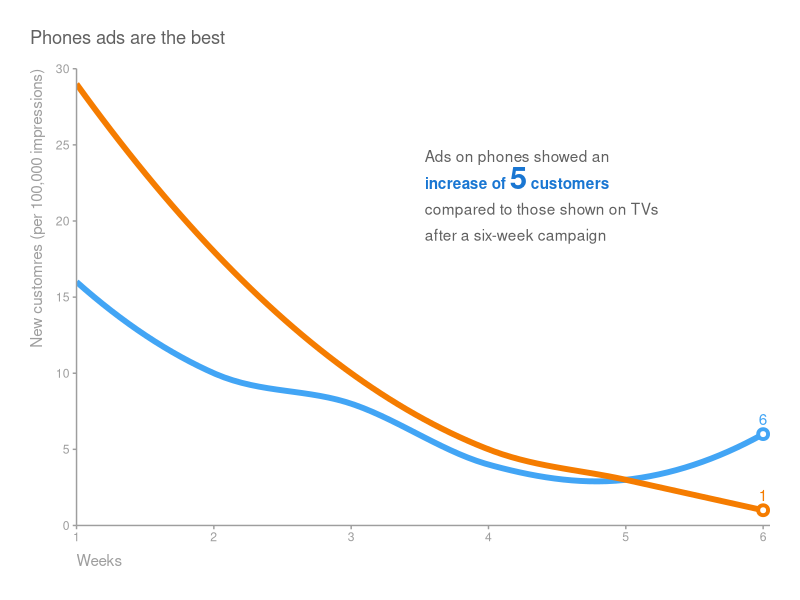
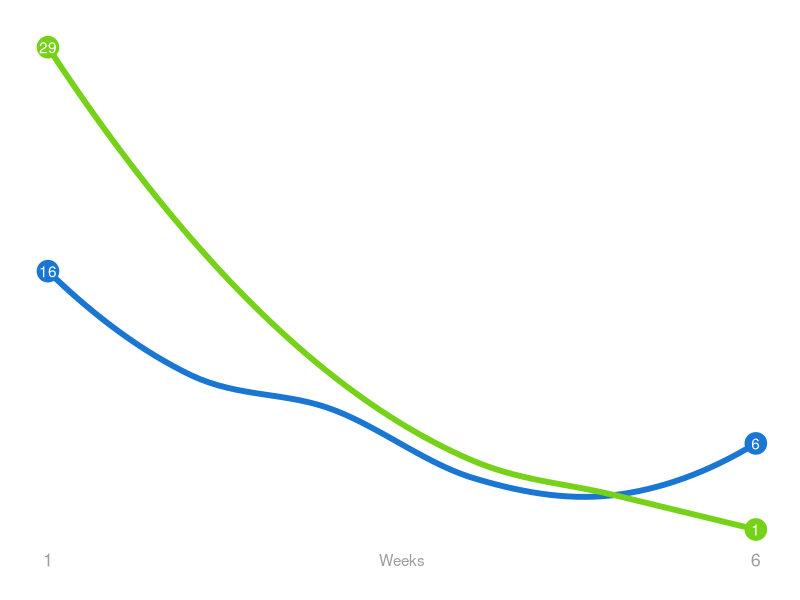
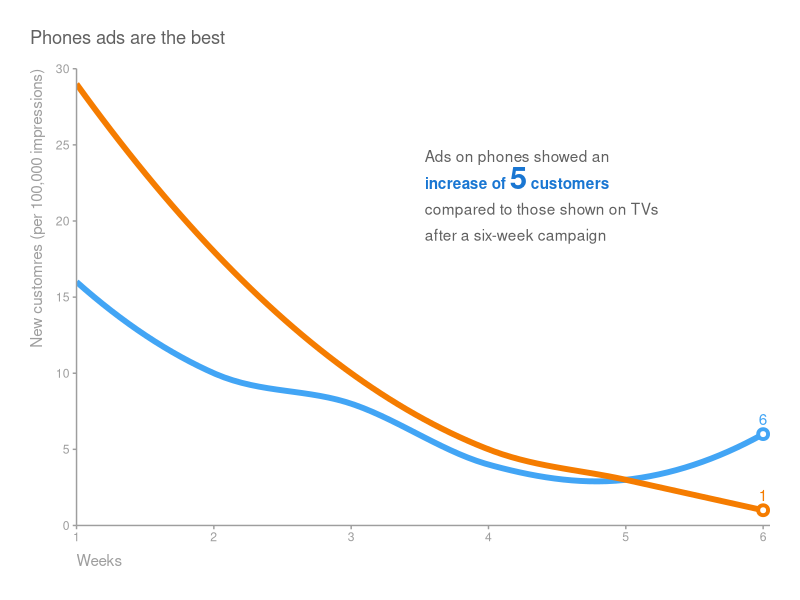
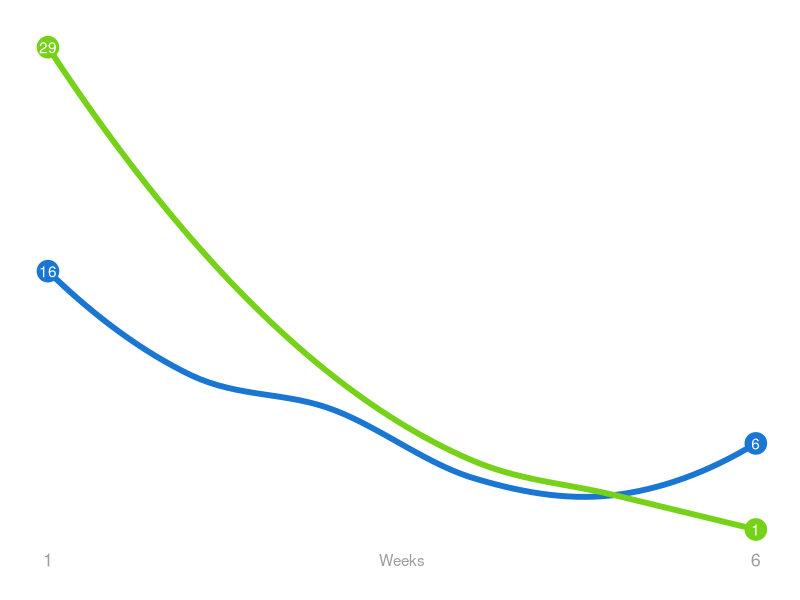

Recreate these plots in R, in order.
library(ggplot2)
library(dplyr)
library(tidyr)
library(ggtext)

my_colours <- list(
  title = "#616161",
  axis = "#9e9e9e",
  main = "#1976d2",
  no_emphasis = "#757575",
  divergent = "#f57c00",
  line_main = "#42a5f5",
  # line_complementary = "#78909c"
  line_complementary = "#76D219"
)

theme_boa <- function() {
  theme_classic() +
    theme(plot.title = element_text(hjust = 0, colour = my_colours$title),
          plot.title.position = "plot",
          axis.line = element_line(colour = my_colours$axis),
          axis.ticks = element_line(colour = my_colours$axis),
          axis.text = element_text(colour = my_colours$axis),
          axis.title = element_text(colour = my_colours$axis),
          panel.background = element_rect(fill='transparent'),
          plot.background = element_rect(fill='transparent', color=NA)
          )
}

save_plot <- function(plot_name = "myplot") {
  # ggsave(paste(plot_name, ".png", sep = ""), width = 3840, height = 2460, units = "px", dpi = 425, bg = "transparent")
  ggsave(paste(plot_name, ".png", sep = ""), width = 3840, height = 2904, units = "px", dpi = 425, bg = "transparent")
}

week <- c(1, 2, 3, 4, 5, 6)
tv <- c(0.29, 0.18, 0.10, 0.05, 0.03, 0.01)
phone <- c(0.16, 0.10, 0.08, 0.04, 0.03, 0.06)

df <- data.frame(week, tv, phone)

annotate_last_point <- function(y, colour = "black") {
  list(
    annotate(
      "point",
      x = 6,
      y = {{ y }},
      size = 2,
      shape = 21,
      stroke = 2,
      fill = "white",
      colour = {{ colour }}
    ),
    annotate(
      "text",
      label = {{ y }},
      x = 6,
      y = {{ y }} + 1,
      colour = {{ colour }}
    )
  )
}

plot <- df %>%
  pivot_longer(2:3, names_to = "category") %>%
  ggplot(aes(x = week, y = value * 100)) +
  geom_smooth(aes(colour = category), se = FALSE, size = 2) +
  annotate_last_point(6, my_colours$line_main) +
  annotate_last_point(1, my_colours$divergent) +
  labs(title = "Phones ads are the best",
       x = "Weeks",
       y = "New customres (per 100,000 impressions)") +
  scale_x_continuous(breaks = c(1:6),
                     expand = expansion(mult = c(0, .01))) +
  scale_y_continuous(breaks = seq(0, 30, by = 05),
                     limits = c(0, 30),
                     expand = expansion(mult = 0)) +
  scale_color_manual(values = c(my_colours$line_main, my_colours$divergent)) +
  theme_boa() +
  theme(legend.position = "none",
        plot.margin = unit(rep(1.5, times = 4), "lines"),
        plot.title = element_text(margin = margin(b = 15)),
        axis.title.y = element_text(margin = margin(r = 7), hjust = 1),
        axis.title.x = element_text(margin = margin(t = 7), hjust = 0)
        )

plot +
  geom_richtext(
    inherit.aes = FALSE,
    data = tibble(),
    aes(
      x = 3.5,
      y = 25,
      lineheight = 1.7,
      hjust = 0,
      vjust = 1,
      text.colour = my_colours$title,
      label = "Ads on phones showed an
      <br><b><span style='color:#1976d2; padding-top: 10px;'>increase of
      <span style='font-size:30px;'>5</span> customers</span></b>
      <br>compared to those shown on TVs
      <br>after a six-week campaign"),
    fill = NA,
    label.color = NA)

save_plot()


annotate_point <- function(x, y, colour = "black") {
  list(
    annotate(
      "point",
      x = {{ x }},
      y = {{ y }},
      size = 7,
      colour = {{ colour }}
    ),
    annotate(
      "text",
      label = {{ y }},
      x = {{ x }},
      y = {{ y }},
      colour = "white"
    )
  )
}


df %>%
  pivot_longer(2:3, names_to = "category") %>%
  ggplot(aes(x = week, y = value * 100)) +
  geom_smooth(aes(colour = category), se = FALSE, size = 2) +
  annotate_point(1, 16, my_colours$main) +
  annotate_point(1, 29, my_colours$line_complementary) +
  annotate_point(6, 6, my_colours$main) +
  annotate_point(6, 1, my_colours$line_complementary) +
labs(x = "Weeks") +
  scale_x_continuous(breaks = c(1,6),
                     expand = expansion(mult = c(.02, .02))) +
  scale_y_continuous(breaks = seq(0, 30, by = 05),
                     limits = c(0, 30),
                     expand = expansion(mult = 0)) +
  scale_color_manual(values = c(my_colours$main, my_colours$line_complementary)) +
  theme_boa() +
  theme(legend.position = "none",
        plot.margin = unit(rep(1.5, times = 4), "lines"),
        axis.title.y = element_text(margin = margin(r = 7), hjust = 1),
        axis.title.x = element_text(margin = margin(t = -12), size = 11),
        axis.line = element_blank(),
        axis.ticks = element_blank(),
        axis.text = element_text(colour = my_colours$axis, size = 13),
        axis.title = element_text(colour = my_colours$axis),
        axis.title.y.left = element_blank(),
        axis.text.y = element_blank()
  )

save_plot("slide_plot")
